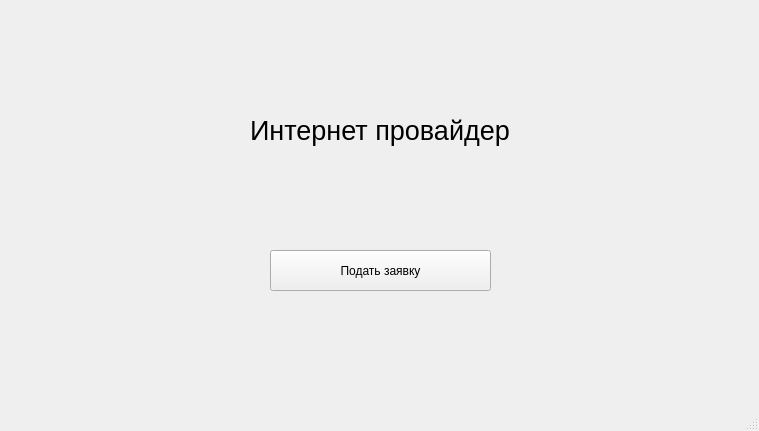
<?xml version="1.0" encoding="UTF-8"?>
<ui version="4.0">
 <class>MainWindow</class>
 <widget class="QMainWindow" name="MainWindow">
  <property name="geometry">
   <rect>
    <x>0</x>
    <y>0</y>
    <width>759</width>
    <height>431</height>
   </rect>
  </property>
  <property name="windowTitle">
   <string>MainWindow</string>
  </property>
  <widget class="QWidget" name="centralwidget">
   <widget class="QPushButton" name="pushButton">
    <property name="geometry">
     <rect>
      <x>270</x>
      <y>250</y>
      <width>221</width>
      <height>41</height>
     </rect>
    </property>
    <property name="text">
     <string>Подать заявку</string>
    </property>
   </widget>
   <widget class="QLabel" name="label">
    <property name="geometry">
     <rect>
      <x>250</x>
      <y>100</y>
      <width>261</width>
      <height>61</height>
     </rect>
    </property>
    <property name="font">
     <font>
      <pointsize>20</pointsize>
     </font>
    </property>
    <property name="text">
     <string>Интернет провайдер </string>
    </property>
   </widget>
  </widget>
  <widget class="QMenuBar" name="menubar">
   <property name="geometry">
    <rect>
     <x>0</x>
     <y>0</y>
     <width>759</width>
     <height>20</height>
    </rect>
   </property>
  </widget>
  <widget class="QStatusBar" name="statusbar"/>
 </widget>
 <resources/>
 <connections/>
</ui>
